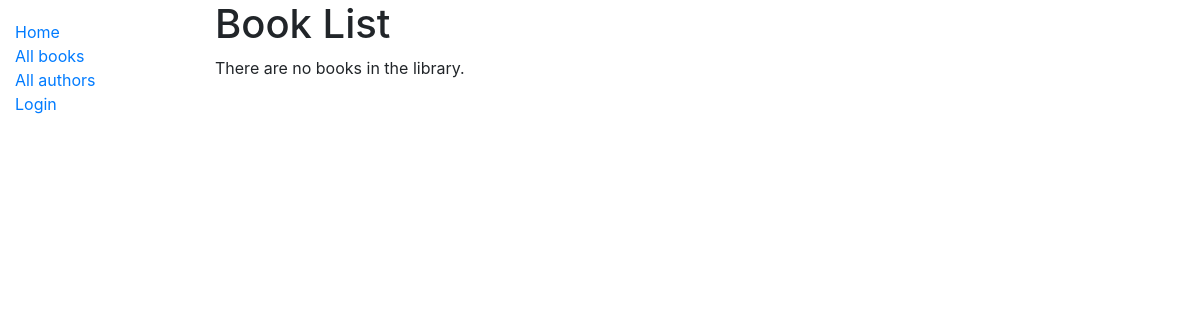
Page /catalog/books/ on the earlier database version.
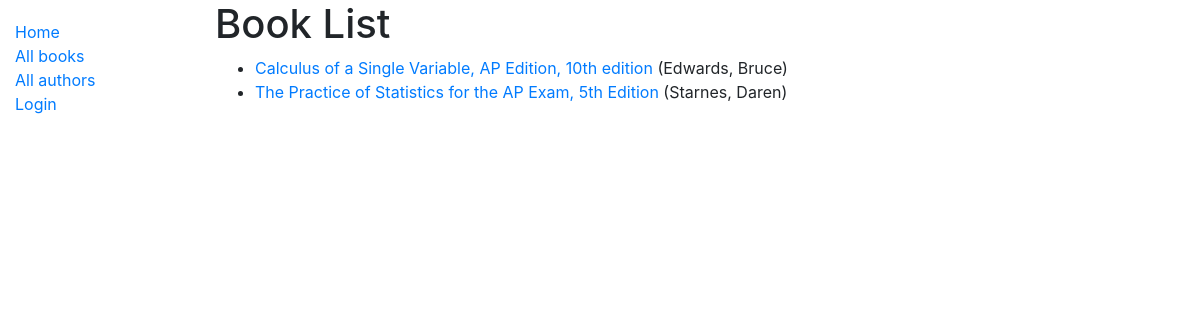
Same page on the later database version.
### catalog/models.py (models this page shows, shortened)
class Book(models.Model):
    title = models.CharField(max_length=200)
    author = models.ForeignKey('Author', on_delete=models.SET_NULL, null=True)
    summary = models.TextField(max_length=1000, help_text='Enter a brief description of the book')
    isbn = models.CharField('ISBN', max_length=13, help_text='13 Character <a href="https://www.isbn-international.org/content/what-isbn">ISBN number</a>')
    genre = models.ManyToManyField(Genre, help_text='Select a genre for this book')
    def get_absolute_url(self):
        return reverse('book-detail', args=[str(self.id)])
    def display_genre(self):
        """Create a string for the Genre. This is required to display genre in Admin."""
        return ', '.join(genre.name for genre in self.genre.all()[:3])
    display_genre.short_description = 'Genre'

class Author(models.Model):
    first_name = models.CharField(max_length=100)
    last_name = models.CharField(max_length=100)
    date_of_birth = models.DateField(null=True, blank=True)
    date_of_death = models.DateField('Died', null=True, blank=True)
    class Meta:
        ordering = ['last_name', 'first_name']
    def __str__(self):
        return f'{self.last_name}, {self.first_name}'

### catalog/views.py (the view)
# urls.py: path('books/', views.BookListView.as_view(), name='books'),
class BookListView(generic.ListView):
    model = Book
    paginate_by = 10

### catalog/templates/catalog/book_list.html
{% extends "base_generic.html" %}
{% block content %}
  <h1>Book List</h1>
  {% if book_list %}
  <ul>
    {% for book in book_list %}
      <li>
        <a href="{{ book.get_absolute_url }}">{{ book.title }}</a> ({{book.author}})
      </li>
    {% endfor %}
  </ul>
  {% else %}
    <p>There are no books in the library.</p>
  {% endif %}
{% endblock %}

### catalog/templates/base_generic.html (shortened to what this page needs)
<!DOCTYPE html>
<html lang="en">
<head>
  <link rel="stylesheet" href="https://stackpath.bootstrapcdn.com/bootstrap/4.1.3/css/bootstrap.min.css">
  {% load static %}
  <link rel="stylesheet" href="{% static 'css/styles.css' %}">
</head>
<body>
  <div class="container-fluid">
    <div class="row">
      <div class="col-sm-2">
      {% block sidebar %}
        <ul class="sidebar-nav">
          <li><a href="{% url 'index' %}">Home</a></li>
          <li><a href="{% url 'books' %}">All books</a></li>
          <li><a href="">All authors</a></li>
          {% if user.is_authenticated %}
              <li>User: {{ user.get_username }}</li>
              <li><a href="{% url 'my-borrowed' %}">My Borrowed</a></li>
              <li><a href="{% url 'logout'%}?next={{request.path}}">Logout</a></li>
          {% else %}
              <li><a href="{% url 'login'%}?next={{request.path}}">Login</a></li>
          {% endif %}
        </ul>
     {% endblock %}
      </div>
      <div class="col-sm-10 ">{% block content %}{% endblock %}</div>
    </div>
  </div>
</body>
</html>

### catalog/static/css/styles.css (style rules this page uses)
.sidebar-nav { margin-top: 20px; padding: 0; list-style: none; }

Differences in the rows shown:
added Book: title "Calculus of a Single Variable, AP Edition, 10th edition", author "Edwards, Bruce"
added Book: title "The Practice of Statistics for the AP Exam, 5th Edition", author "Starnes, Daren"
Other differences:
text no longer shown: "There are no books in the library."
